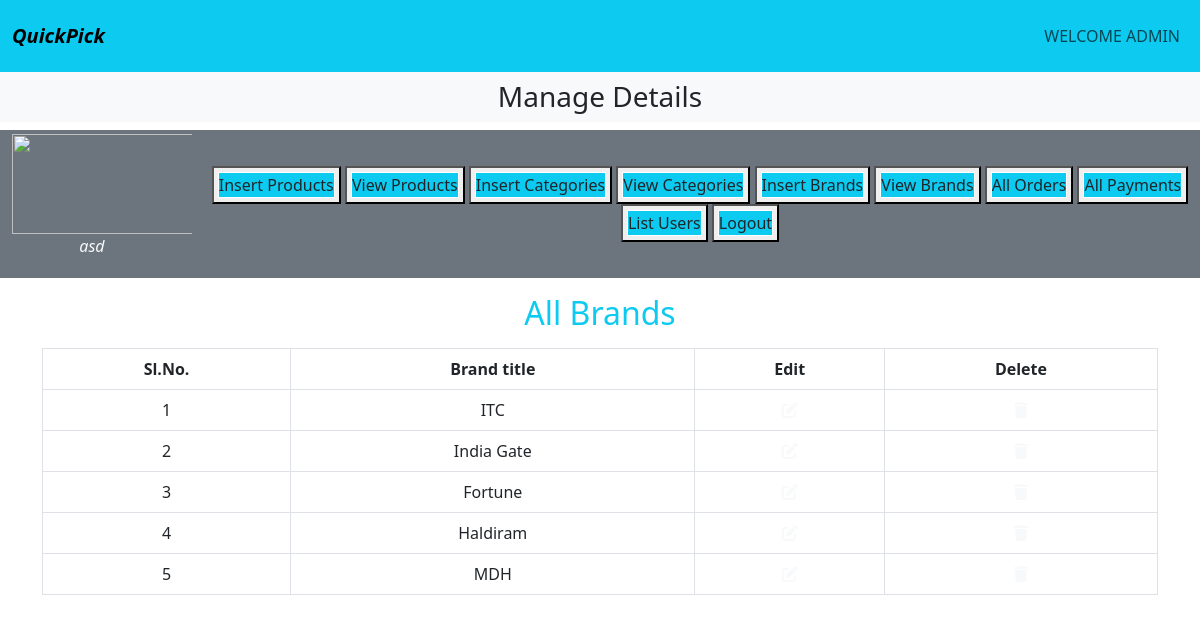
/admin_part/index.php?view_brands (signed in), run on the app's committed database.
### tables this page shows
CREATE TABLE `brands` (
  `brand_id` int(11) NOT NULL,
  `brand_title` varchar(100) NOT NULL
);

### admin_part/view_brands.php (the view, shortened to what this page needs)
<!DOCTYPE html>
<html lang="en">
<head>
</head>
<body>
    <h2 class="text-center text-info">All Brands</h2>
    <div class="table-responsive">
        <table class="table table-bordered mt-2">
            <thead class="bg-info">
                <tr class="text-center">
                    <th>Sl.No.</th>
                    <th>Brand title</th>
                    <th>Edit</th>
                    <th>Delete</th>
                </tr>
            </thead>
            <tbody class="bg-secondary text-light">
                <?php
                $sel_brand="SELECT * FROM brands";
                $result_brand=mysqli_query($con,$sel_brand);
                $num=0;
                while($row_brand=mysqli_fetch_assoc($result_brand)){
                    $num++;
                    $brand_id=$row_brand['brand_id'];
                    $brand_title=$row_brand['brand_title'];
                ?>
                <tr class="text-center">
                    <td><?php echo $num?></td>
                    <td><?php echo $brand_title?></td>
                    <td><a href="index.php?edit_brand=<?php echo $brand_id?>" class="text-light"><i class="fa-solid fa-pen-to-square"></i></a></td>
                    <td><a href="index.php?delete_brand=<?php echo $brand_id?>" class="text-light"><i class="fa-solid fa-trash"></i></a></td>
                </tr>
                <?php
                }
                ?>
            </tbody>
        </table>
    </div>
</body>
</html>

### style.css (style rules this page uses)
* { padding: 0; margin: 0; box-sizing: border-box; }

### admin_part/index.php (style rules this page uses)
body { overflow-x: hidden; }

### data on the page
brands: brand_title "ITC"
brands: brand_title "India Gate"
brands: brand_title "Fortune"
brands: brand_title "Haldiram"
brands: brand_title "MDH"

### other printed values
$_SESSION['adminname'] "asd"
